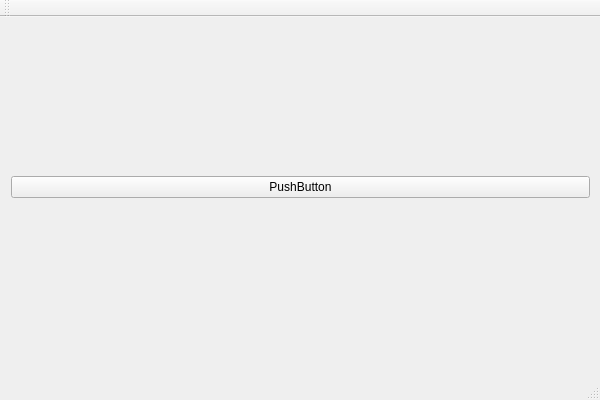
<?xml version="1.0" encoding="UTF-8"?>
<ui version="4.0">
 <class>LiveTranslatorClass</class>
 <widget class="QMainWindow" name="LiveTranslatorClass">
  <property name="geometry">
   <rect>
    <x>0</x>
    <y>0</y>
    <width>600</width>
    <height>400</height>
   </rect>
  </property>
  <property name="windowTitle">
   <string>LiveTranslator</string>
  </property>
  <widget class="QWidget" name="centralWidget">
   <widget class="QWidget" name="verticalLayoutWidget">
    <property name="geometry">
     <rect>
      <x>0</x>
      <y>0</y>
      <width>601</width>
      <height>341</height>
     </rect>
    </property>
    <layout class="QVBoxLayout" name="verticalLayout_2">
     <item>
      <widget class="QPushButton" name="captureButton">
       <property name="text">
        <string>PushButton</string>
       </property>
      </widget>
     </item>
    </layout>
   </widget>
  </widget>
  <widget class="QMenuBar" name="menuBar">
   <property name="geometry">
    <rect>
     <x>0</x>
     <y>0</y>
     <width>600</width>
     <height>21</height>
    </rect>
   </property>
  </widget>
  <widget class="QToolBar" name="mainToolBar">
   <attribute name="toolBarArea">
    <enum>TopToolBarArea</enum>
   </attribute>
   <attribute name="toolBarBreak">
    <bool>false</bool>
   </attribute>
  </widget>
  <widget class="QStatusBar" name="statusBar"/>
 </widget>
 <layoutdefault spacing="6" margin="11"/>
 <resources/>
 <connections/>
</ui>
